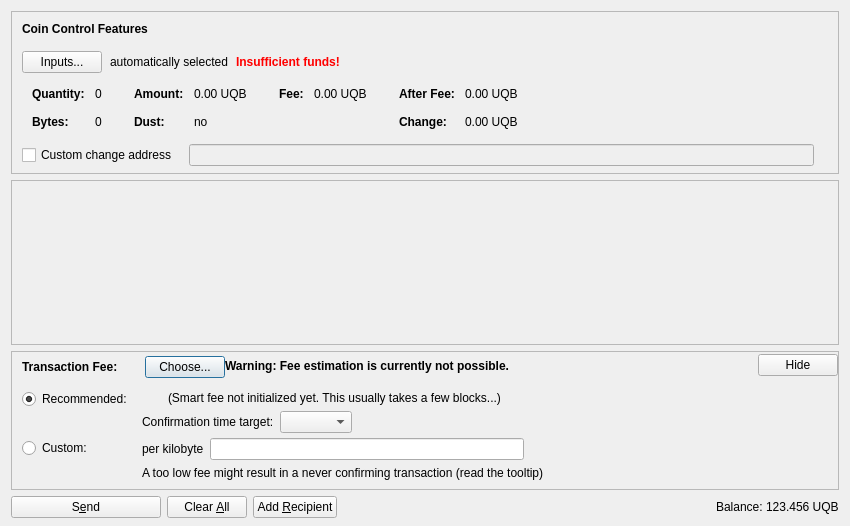
<?xml version="1.0" encoding="UTF-8"?>
<ui version="4.0">
 <class>SendCoinsDialog</class>
 <widget class="QDialog" name="SendCoinsDialog">
  <property name="geometry">
   <rect>
    <x>0</x>
    <y>0</y>
    <width>850</width>
    <height>526</height>
   </rect>
  </property>
  <property name="windowTitle">
   <string>Send Coins</string>
  </property>
  <layout class="QVBoxLayout" name="verticalLayout" stretch="0,1,0,0">
   <property name="bottomMargin">
    <number>8</number>
   </property>
   <item>
    <widget class="QFrame" name="frameCoinControl">
     <property name="sizePolicy">
      <sizepolicy hsizetype="Expanding" vsizetype="Expanding">
       <horstretch>0</horstretch>
       <verstretch>0</verstretch>
      </sizepolicy>
     </property>
     <property name="maximumSize">
      <size>
       <width>16777215</width>
       <height>16777215</height>
      </size>
     </property>
     <property name="frameShape">
      <enum>QFrame::StyledPanel</enum>
     </property>
     <property name="frameShadow">
      <enum>QFrame::Sunken</enum>
     </property>
     <layout class="QVBoxLayout" name="verticalLayoutCoinControl2">
      <property name="spacing">
       <number>0</number>
      </property>
      <property name="leftMargin">
       <number>0</number>
      </property>
      <property name="topMargin">
       <number>0</number>
      </property>
      <property name="rightMargin">
       <number>0</number>
      </property>
      <property name="bottomMargin">
       <number>6</number>
      </property>
      <item>
       <layout class="QVBoxLayout" name="verticalLayoutCoinControl" stretch="0,0,0,0,1">
        <property name="spacing">
         <number>0</number>
        </property>
        <property name="leftMargin">
         <number>10</number>
        </property>
        <property name="topMargin">
         <number>10</number>
        </property>
        <item>
         <layout class="QHBoxLayout" name="horizontalLayoutCoinControl1">
          <property name="bottomMargin">
           <number>15</number>
          </property>
          <item>
           <widget class="QLabel" name="labelCoinControlFeatures">
            <property name="sizePolicy">
             <sizepolicy hsizetype="Preferred" vsizetype="Maximum">
              <horstretch>0</horstretch>
              <verstretch>0</verstretch>
             </sizepolicy>
            </property>
            <property name="font">
             <font>
              <weight>75</weight>
              <bold>true</bold>
             </font>
            </property>
            <property name="styleSheet">
             <string notr="true">font-weight:bold;</string>
            </property>
            <property name="text">
             <string>Coin Control Features</string>
            </property>
           </widget>
          </item>
         </layout>
        </item>
        <item>
         <layout class="QHBoxLayout" name="horizontalLayoutCoinControl2" stretch="0,0,0,0">
          <property name="spacing">
           <number>8</number>
          </property>
          <property name="bottomMargin">
           <number>10</number>
          </property>
          <item>
           <widget class="QPushButton" name="pushButtonCoinControl">
            <property name="styleSheet">
             <string notr="true"/>
            </property>
            <property name="text">
             <string>Inputs...</string>
            </property>
            <property name="autoDefault">
             <bool>false</bool>
            </property>
           </widget>
          </item>
          <item>
           <widget class="QLabel" name="labelCoinControlAutomaticallySelected">
            <property name="text">
             <string>automatically selected</string>
            </property>
            <property name="margin">
             <number>5</number>
            </property>
           </widget>
          </item>
          <item>
           <widget class="QLabel" name="labelCoinControlInsuffFunds">
            <property name="font">
             <font>
              <weight>75</weight>
              <bold>true</bold>
             </font>
            </property>
            <property name="styleSheet">
             <string notr="true">color:red;font-weight:bold;</string>
            </property>
            <property name="text">
             <string>Insufficient funds!</string>
            </property>
            <property name="margin">
             <number>5</number>
            </property>
           </widget>
          </item>
          <item>
           <spacer name="horizontalSpacerCoinControl">
            <property name="orientation">
             <enum>Qt::Horizontal</enum>
            </property>
            <property name="sizeHint" stdset="0">
             <size>
              <width>40</width>
              <height>1</height>
             </size>
            </property>
           </spacer>
          </item>
         </layout>
        </item>
        <item>
         <widget class="QWidget" name="widgetCoinControl" native="true">
          <property name="sizePolicy">
           <sizepolicy hsizetype="Preferred" vsizetype="Preferred">
            <horstretch>0</horstretch>
            <verstretch>0</verstretch>
           </sizepolicy>
          </property>
          <property name="minimumSize">
           <size>
            <width>0</width>
            <height>0</height>
           </size>
          </property>
          <property name="styleSheet">
           <string notr="true"/>
          </property>
          <layout class="QHBoxLayout" name="horizontalLayoutCoinControl5">
           <property name="leftMargin">
            <number>0</number>
           </property>
           <property name="topMargin">
            <number>0</number>
           </property>
           <property name="rightMargin">
            <number>0</number>
           </property>
           <property name="bottomMargin">
            <number>0</number>
           </property>
           <item>
            <layout class="QHBoxLayout" name="horizontalLayoutCoinControl3" stretch="0,0,0,1">
             <property name="spacing">
              <number>20</number>
             </property>
             <property name="topMargin">
              <number>0</number>
             </property>
             <property name="bottomMargin">
              <number>10</number>
             </property>
             <item>
              <layout class="QFormLayout" name="formLayoutCoinControl1">
               <property name="horizontalSpacing">
                <number>10</number>
               </property>
               <property name="verticalSpacing">
                <number>14</number>
               </property>
               <property name="leftMargin">
                <number>10</number>
               </property>
               <property name="topMargin">
                <number>4</number>
               </property>
               <property name="rightMargin">
                <number>6</number>
               </property>
               <item row="0" column="0">
                <widget class="QLabel" name="labelCoinControlQuantityText">
                 <property name="font">
                  <font>
                   <weight>75</weight>
                   <bold>true</bold>
                  </font>
                 </property>
                 <property name="text">
                  <string>Quantity:</string>
                 </property>
                 <property name="margin">
                  <number>0</number>
                 </property>
                </widget>
               </item>
               <item row="0" column="1">
                <widget class="QLabel" name="labelCoinControlQuantity">
                 <property name="cursor">
                  <cursorShape>IBeamCursor</cursorShape>
                 </property>
                 <property name="contextMenuPolicy">
                  <enum>Qt::ActionsContextMenu</enum>
                 </property>
                 <property name="text">
                  <string notr="true">0</string>
                 </property>
                 <property name="margin">
                  <number>0</number>
                 </property>
                 <property name="textInteractionFlags">
                  <set>Qt::LinksAccessibleByMouse|Qt::TextSelectableByKeyboard|Qt::TextSelectableByMouse</set>
                 </property>
                </widget>
               </item>
               <item row="1" column="0">
                <widget class="QLabel" name="labelCoinControlBytesText">
                 <property name="font">
                  <font>
                   <weight>75</weight>
                   <bold>true</bold>
                  </font>
                 </property>
                 <property name="text">
                  <string>Bytes:</string>
                 </property>
                </widget>
               </item>
               <item row="1" column="1">
                <widget class="QLabel" name="labelCoinControlBytes">
                 <property name="cursor">
                  <cursorShape>IBeamCursor</cursorShape>
                 </property>
                 <property name="contextMenuPolicy">
                  <enum>Qt::ActionsContextMenu</enum>
                 </property>
                 <property name="text">
                  <string notr="true">0</string>
                 </property>
                 <property name="textInteractionFlags">
                  <set>Qt::LinksAccessibleByMouse|Qt::TextSelectableByKeyboard|Qt::TextSelectableByMouse</set>
                 </property>
                </widget>
               </item>
              </layout>
             </item>
             <item>
              <layout class="QFormLayout" name="formLayoutCoinControl2">
               <property name="horizontalSpacing">
                <number>10</number>
               </property>
               <property name="verticalSpacing">
                <number>14</number>
               </property>
               <property name="leftMargin">
                <number>6</number>
               </property>
               <property name="topMargin">
                <number>4</number>
               </property>
               <property name="rightMargin">
                <number>6</number>
               </property>
               <item row="0" column="0">
                <widget class="QLabel" name="labelCoinControlAmountText">
                 <property name="font">
                  <font>
                   <weight>75</weight>
                   <bold>true</bold>
                  </font>
                 </property>
                 <property name="text">
                  <string>Amount:</string>
                 </property>
                 <property name="margin">
                  <number>0</number>
                 </property>
                </widget>
               </item>
               <item row="0" column="1">
                <widget class="QLabel" name="labelCoinControlAmount">
                 <property name="cursor">
                  <cursorShape>IBeamCursor</cursorShape>
                 </property>
                 <property name="contextMenuPolicy">
                  <enum>Qt::ActionsContextMenu</enum>
                 </property>
                 <property name="text">
                  <string notr="true">0.00 UQB</string>
                 </property>
                 <property name="textInteractionFlags">
                  <set>Qt::LinksAccessibleByMouse|Qt::TextSelectableByKeyboard|Qt::TextSelectableByMouse</set>
                 </property>
                </widget>
               </item>
               <item row="1" column="0">
                <widget class="QLabel" name="labelCoinControlLowOutputText">
                 <property name="font">
                  <font>
                   <weight>75</weight>
                   <bold>true</bold>
                  </font>
                 </property>
                 <property name="text">
                  <string>Dust:</string>
                 </property>
                </widget>
               </item>
               <item row="1" column="1">
                <widget class="QLabel" name="labelCoinControlLowOutput">
                 <property name="cursor">
                  <cursorShape>IBeamCursor</cursorShape>
                 </property>
                 <property name="contextMenuPolicy">
                  <enum>Qt::ActionsContextMenu</enum>
                 </property>
                 <property name="text">
                  <string notr="true">no</string>
                 </property>
                 <property name="textInteractionFlags">
                  <set>Qt::LinksAccessibleByMouse|Qt::TextSelectableByKeyboard|Qt::TextSelectableByMouse</set>
                 </property>
                </widget>
               </item>
              </layout>
             </item>
             <item>
              <layout class="QFormLayout" name="formLayoutCoinControl3">
               <property name="horizontalSpacing">
                <number>10</number>
               </property>
               <property name="verticalSpacing">
                <number>14</number>
               </property>
               <property name="leftMargin">
                <number>6</number>
               </property>
               <property name="topMargin">
                <number>4</number>
               </property>
               <property name="rightMargin">
                <number>6</number>
               </property>
               <item row="0" column="0">
                <widget class="QLabel" name="labelCoinControlFeeText">
                 <property name="font">
                  <font>
                   <weight>75</weight>
                   <bold>true</bold>
                  </font>
                 </property>
                 <property name="text">
                  <string>Fee:</string>
                 </property>
                 <property name="margin">
                  <number>0</number>
                 </property>
                </widget>
               </item>
               <item row="0" column="1">
                <widget class="QLabel" name="labelCoinControlFee">
                 <property name="cursor">
                  <cursorShape>IBeamCursor</cursorShape>
                 </property>
                 <property name="contextMenuPolicy">
                  <enum>Qt::ActionsContextMenu</enum>
                 </property>
                 <property name="text">
                  <string notr="true">0.00 UQB</string>
                 </property>
                 <property name="textInteractionFlags">
                  <set>Qt::LinksAccessibleByMouse|Qt::TextSelectableByKeyboard|Qt::TextSelectableByMouse</set>
                 </property>
                </widget>
               </item>
              </layout>
             </item>
             <item>
              <layout class="QFormLayout" name="formLayoutCoinControl4">
               <property name="horizontalSpacing">
                <number>10</number>
               </property>
               <property name="verticalSpacing">
                <number>14</number>
               </property>
               <property name="leftMargin">
                <number>6</number>
               </property>
               <property name="topMargin">
                <number>4</number>
               </property>
               <property name="rightMargin">
                <number>6</number>
               </property>
               <item row="0" column="0">
                <widget class="QLabel" name="labelCoinControlAfterFeeText">
                 <property name="font">
                  <font>
                   <weight>75</weight>
                   <bold>true</bold>
                  </font>
                 </property>
                 <property name="text">
                  <string>After Fee:</string>
                 </property>
                 <property name="margin">
                  <number>0</number>
                 </property>
                </widget>
               </item>
               <item row="0" column="1">
                <widget class="QLabel" name="labelCoinControlAfterFee">
                 <property name="cursor">
                  <cursorShape>IBeamCursor</cursorShape>
                 </property>
                 <property name="contextMenuPolicy">
                  <enum>Qt::ActionsContextMenu</enum>
                 </property>
                 <property name="text">
                  <string notr="true">0.00 UQB</string>
                 </property>
                 <property name="textInteractionFlags">
                  <set>Qt::LinksAccessibleByMouse|Qt::TextSelectableByKeyboard|Qt::TextSelectableByMouse</set>
                 </property>
                </widget>
               </item>
               <item row="1" column="0">
                <widget class="QLabel" name="labelCoinControlChangeText">
                 <property name="font">
                  <font>
                   <weight>75</weight>
                   <bold>true</bold>
                  </font>
                 </property>
                 <property name="text">
                  <string>Change:</string>
                 </property>
                </widget>
               </item>
               <item row="1" column="1">
                <widget class="QLabel" name="labelCoinControlChange">
                 <property name="cursor">
                  <cursorShape>IBeamCursor</cursorShape>
                 </property>
                 <property name="contextMenuPolicy">
                  <enum>Qt::ActionsContextMenu</enum>
                 </property>
                 <property name="text">
                  <string notr="true">0.00 UQB</string>
                 </property>
                 <property name="textInteractionFlags">
                  <set>Qt::LinksAccessibleByMouse|Qt::TextSelectableByKeyboard|Qt::TextSelectableByMouse</set>
                 </property>
                </widget>
               </item>
              </layout>
             </item>
            </layout>
           </item>
          </layout>
         </widget>
        </item>
        <item>
         <layout class="QHBoxLayout" name="horizontalLayoutCoinControl4" stretch="0,0,0">
          <property name="spacing">
           <number>12</number>
          </property>
          <property name="sizeConstraint">
           <enum>QLayout::SetDefaultConstraint</enum>
          </property>
          <property name="topMargin">
           <number>5</number>
          </property>
          <property name="rightMargin">
           <number>5</number>
          </property>
          <item>
           <widget class="QCheckBox" name="checkBoxCoinControlChange">
            <property name="toolTip">
             <string>If this is activated, but the change address is empty or invalid, change will be sent to a newly generated address.</string>
            </property>
            <property name="text">
             <string>Custom change address</string>
            </property>
           </widget>
          </item>
          <item>
           <widget class="QValidatedLineEdit" name="lineEditCoinControlChange">
            <property name="enabled">
             <bool>false</bool>
            </property>
            <property name="sizePolicy">
             <sizepolicy hsizetype="Expanding" vsizetype="Fixed">
              <horstretch>0</horstretch>
              <verstretch>0</verstretch>
             </sizepolicy>
            </property>
           </widget>
          </item>
          <item>
           <widget class="QLabel" name="labelCoinControlChangeLabel">
            <property name="sizePolicy">
             <sizepolicy hsizetype="Preferred" vsizetype="Expanding">
              <horstretch>0</horstretch>
              <verstretch>0</verstretch>
             </sizepolicy>
            </property>
            <property name="minimumSize">
             <size>
              <width>0</width>
              <height>0</height>
             </size>
            </property>
            <property name="text">
             <string/>
            </property>
            <property name="margin">
             <number>3</number>
            </property>
           </widget>
          </item>
         </layout>
        </item>
        <item>
         <spacer name="verticalSpacerCoinControl">
          <property name="orientation">
           <enum>Qt::Vertical</enum>
          </property>
          <property name="sizeHint" stdset="0">
           <size>
            <width>800</width>
            <height>1</height>
           </size>
          </property>
         </spacer>
        </item>
       </layout>
      </item>
     </layout>
    </widget>
   </item>
   <item>
    <widget class="QScrollArea" name="scrollArea">
     <property name="widgetResizable">
      <bool>true</bool>
     </property>
     <widget class="QWidget" name="scrollAreaWidgetContents">
      <property name="geometry">
       <rect>
        <x>0</x>
        <y>0</y>
        <width>830</width>
        <height>104</height>
       </rect>
      </property>
      <layout class="QVBoxLayout" name="verticalLayout_2" stretch="0,1">
       <property name="leftMargin">
        <number>0</number>
       </property>
       <property name="topMargin">
        <number>0</number>
       </property>
       <property name="rightMargin">
        <number>0</number>
       </property>
       <property name="bottomMargin">
        <number>0</number>
       </property>
       <item>
        <layout class="QVBoxLayout" name="entries">
         <property name="spacing">
          <number>6</number>
         </property>
        </layout>
       </item>
       <item>
        <spacer name="verticalSpacer">
         <property name="orientation">
          <enum>Qt::Vertical</enum>
         </property>
         <property name="sizeHint" stdset="0">
          <size>
           <width>20</width>
           <height>40</height>
          </size>
         </property>
        </spacer>
       </item>
      </layout>
     </widget>
    </widget>
   </item>
   <item>
    <widget class="QFrame" name="frameFee">
     <property name="sizePolicy">
      <sizepolicy hsizetype="Expanding" vsizetype="Expanding">
       <horstretch>0</horstretch>
       <verstretch>0</verstretch>
      </sizepolicy>
     </property>
     <property name="maximumSize">
      <size>
       <width>16777215</width>
       <height>16777215</height>
      </size>
     </property>
     <property name="frameShape">
      <enum>QFrame::StyledPanel</enum>
     </property>
     <property name="frameShadow">
      <enum>QFrame::Sunken</enum>
     </property>
     <layout class="QVBoxLayout" name="verticalLayoutFee1">
      <property name="spacing">
       <number>0</number>
      </property>
      <property name="leftMargin">
       <number>0</number>
      </property>
      <property name="topMargin">
       <number>0</number>
      </property>
      <property name="rightMargin">
       <number>0</number>
      </property>
      <property name="bottomMargin">
       <number>0</number>
      </property>
      <item>
       <layout class="QVBoxLayout" name="verticalLayoutFee2" stretch="0,0,0">
        <property name="spacing">
         <number>0</number>
        </property>
        <property name="leftMargin">
         <number>10</number>
        </property>
        <property name="topMargin">
         <number>0</number>
        </property>
        <item>
         <layout class="QHBoxLayout" name="horizontalLayoutFee1">
          <property name="bottomMargin">
           <number>0</number>
          </property>
          <item>
           <layout class="QVBoxLayout" name="verticalLayoutFee7">
            <property name="spacing">
             <number>0</number>
            </property>
            <item>
             <spacer name="verticalSpacerSmartFee">
              <property name="orientation">
               <enum>Qt::Vertical</enum>
              </property>
              <property name="sizeType">
               <enum>QSizePolicy::Fixed</enum>
              </property>
              <property name="sizeHint" stdset="0">
               <size>
                <width>1</width>
                <height>4</height>
               </size>
              </property>
             </spacer>
            </item>
            <item>
             <layout class="QHBoxLayout" name="horizontalLayoutSmartFee">
              <property name="spacing">
               <number>10</number>
              </property>
              <item>
               <widget class="QLabel" name="labelFeeHeadline">
                <property name="sizePolicy">
                 <sizepolicy hsizetype="Preferred" vsizetype="Maximum">
                  <horstretch>0</horstretch>
                  <verstretch>0</verstretch>
                 </sizepolicy>
                </property>
                <property name="font">
                 <font>
                  <weight>75</weight>
                  <bold>true</bold>
                 </font>
                </property>
                <property name="styleSheet">
                 <string notr="true">font-weight:bold;</string>
                </property>
                <property name="text">
                 <string>Transaction Fee:</string>
                </property>
               </widget>
              </item>
              <item>
               <widget class="QLabel" name="labelFeeMinimized">
                <property name="text">
                 <string/>
                </property>
               </widget>
              </item>
              <item>
               <widget class="QPushButton" name="buttonChooseFee">
                <property name="text">
                 <string>Choose...</string>
                </property>
               </widget>
              </item>
             </layout>
            </item>
            <item>
             <spacer name="verticalSpacer_5">
              <property name="orientation">
               <enum>Qt::Vertical</enum>
              </property>
              <property name="sizeHint" stdset="0">
               <size>
                <width>1</width>
                <height>1</height>
               </size>
              </property>
             </spacer>
            </item>
           </layout>
          </item>
          <item>
           <widget class="QLabel" name="fallbackFeeWarningLabel">
            <property name="toolTip">
             <string>Using the fallbackfee can result in sending a transaction that will take several hours or days (or never) to confirm. Consider choosing your fee manually or wait until you have validated the complete chain.</string>
            </property>
            <property name="font">
            <font>
                <weight>75</weight>
                <bold>true</bold>
            </font>
            </property>
            <property name="text">
             <string>Warning: Fee estimation is currently not possible.</string>
            </property>
            <property name="wordWrap">
             <bool>false</bool>
            </property>
           </widget>
          </item>
          <item>
           <spacer name="horizontalSpacer_4">
            <property name="orientation">
             <enum>Qt::Horizontal</enum>
            </property>
            <property name="sizeType">
             <enum>QSizePolicy::MinimumExpanding</enum>
            </property>
            <property name="sizeHint" stdset="0">
             <size>
              <width>40</width>
              <height>20</height>
             </size>
            </property>
           </spacer>
          </item>
          <item>
           <widget class="QPushButton" name="buttonMinimizeFee">
            <property name="toolTip">
             <string>collapse fee-settings</string>
            </property>
            <property name="text">
             <string>Hide</string>
            </property>
           </widget>
          </item>
         </layout>
        </item>
        <item>
         <widget class="QFrame" name="frameFeeSelection">
          <layout class="QVBoxLayout" name="verticalLayoutFee12">
           <property name="spacing">
            <number>0</number>
           </property>
           <property name="leftMargin">
            <number>0</number>
           </property>
           <property name="topMargin">
            <number>0</number>
           </property>
           <property name="rightMargin">
            <number>0</number>
           </property>
           <property name="bottomMargin">
            <number>0</number>
           </property>
           <item>
            <layout class="QGridLayout" name="gridLayoutFee">
             <property name="topMargin">
              <number>10</number>
             </property>
             <property name="bottomMargin">
              <number>4</number>
             </property>
             <property name="horizontalSpacing">
              <number>10</number>
             </property>
             <property name="verticalSpacing">
              <number>4</number>
             </property>
             <item row="1" column="1">
              <layout class="QVBoxLayout" name="verticalLayoutFee8">
               <property name="spacing">
                <number>6</number>
               </property>
               <item>
                <layout class="QHBoxLayout" name="horizontalLayoutFee13">
                 <item>
                  <widget class="QLabel" name="labelCustomPerKilobyte">
                   <property name="toolTip">
                    <string>Specify a custom fee per kB (1,000 bytes) of the transaction's virtual size.

Note:  Since the fee is calculated on a per-byte basis, a fee of "100 satoshis per kB" for a transaction size of 500 bytes (half of 1 kB) would ultimately yield a fee of only 50 satoshis.</string>
                   </property>
                   <property name="text">
                    <string>per kilobyte</string>
                   </property>
                  </widget>
                 </item>
                 <item>
                  <widget class="BitcoinAmountField" name="customFee"/>
                 </item>
                 <item>
                  <spacer name="horizontalSpacer_6">
                   <property name="orientation">
                    <enum>Qt::Horizontal</enum>
                   </property>
                   <property name="sizeHint" stdset="0">
                    <size>
                     <width>1</width>
                     <height>1</height>
                    </size>
                   </property>
                  </spacer>
                 </item>
                </layout>
               </item>
               <item>
                <layout class="QHBoxLayout" name="horizontalLayoutFee8">
                 <item>
                  <widget class="QLabel" name="labelCustomFeeWarning">
                   <property name="enabled">
                    <bool>true</bool>
                   </property>
                   <property name="toolTip">
                    <string>When there is less transaction volume than space in the blocks, miners as well as relaying nodes may enforce a minimum fee. Paying only this minimum fee is just fine, but be aware that this can result in a never confirming transaction once there is more demand for ubiquitium transactions than the network can process.</string>
                   </property>
                   <property name="text">
                    <string>A too low fee might result in a never confirming transaction (read the tooltip)</string>
                   </property>
                  </widget>
                 </item>
                 <item>
                  <spacer name="horizontalSpacer_2">
                   <property name="orientation">
                    <enum>Qt::Horizontal</enum>
                   </property>
                   <property name="sizeHint" stdset="0">
                    <size>
                     <width>1</width>
                     <height>1</height>
                    </size>
                   </property>
                  </spacer>
                 </item>
                </layout>
               </item>
              </layout>
             </item>
             <item row="0" column="0">
              <layout class="QVBoxLayout" name="verticalLayoutFee4" stretch="0,1">
               <item>
                <widget class="QRadioButton" name="radioSmartFee">
                 <property name="text">
                  <string>Recommended:</string>
                 </property>
                 <property name="checked">
                  <bool>true</bool>
                 </property>
                 <attribute name="buttonGroup">
                  <string notr="true">groupFee</string>
                 </attribute>
                </widget>
               </item>
               <item>
                <spacer name="verticalSpacer_2">
                 <property name="orientation">
                  <enum>Qt::Vertical</enum>
                 </property>
                 <property name="sizeHint" stdset="0">
                  <size>
                   <width>1</width>
                   <height>1</height>
                  </size>
                 </property>
                </spacer>
               </item>
              </layout>
             </item>
             <item row="1" column="0">
              <layout class="QVBoxLayout" name="verticalLayoutFee9" stretch="0,1">
               <item>
                <widget class="QRadioButton" name="radioCustomFee">
                 <property name="text">
                  <string>Custom:</string>
                 </property>
                 <attribute name="buttonGroup">
                  <string notr="true">groupFee</string>
                 </attribute>
                </widget>
               </item>
               <item>
                <spacer name="verticalSpacer_6">
                 <property name="orientation">
                  <enum>Qt::Vertical</enum>
                 </property>
                 <property name="sizeHint" stdset="0">
                  <size>
                   <width>1</width>
                   <height>1</height>
                  </size>
                 </property>
                </spacer>
               </item>
              </layout>
             </item>
             <item row="0" column="1">
              <layout class="QVBoxLayout" name="verticalLayoutFee3" stretch="0,0,1">
               <property name="spacing">
                <number>6</number>
               </property>
               <property name="topMargin">
                <number>2</number>
               </property>
               <item>
                <layout class="QHBoxLayout" name="horizontalLayoutFee12">
                 <item>
                  <widget class="QLabel" name="labelSmartFee">
                   <property name="text">
                    <string/>
                   </property>
                  </widget>
                 </item>
                 <item>
                  <widget class="QLabel" name="labelFeeEstimation">
                   <property name="text">
                    <string/>
                   </property>
                  </widget>
                 </item>
                 <item>
                  <widget class="QLabel" name="labelSmartFee2">
                   <property name="text">
                    <string>(Smart fee not initialized yet. This usually takes a few blocks...)</string>
                   </property>
                  </widget>
                 </item>
                 <item>
                  <spacer name="horizontalSpacer_5">
                   <property name="orientation">
                    <enum>Qt::Horizontal</enum>
                   </property>
                   <property name="sizeHint" stdset="0">
                    <size>
                     <width>1</width>
                     <height>1</height>
                    </size>
                   </property>
                  </spacer>
                 </item>
                </layout>
               </item>
               <item>
                <layout class="QHBoxLayout" name="horizontalLayoutFee9">
                 <item>
                  <layout class="QVBoxLayout" name="verticalLayoutFee6">
                   <item>
                    <widget class="QLabel" name="labelSmartFee3">
                     <property name="text">
                      <string>Confirmation time target:</string>
                     </property>
                    </widget>
                   </item>
                  </layout>
                 </item>
                 <item>
                  <layout class="QVBoxLayout" name="verticalLayoutFee5">
                   <property name="rightMargin">
                    <number>30</number>
                   </property>
                   <item>
                    <layout class="QHBoxLayout" name="horizontalLayoutConfTarget">
                     <property name="bottomMargin">
                      <number>0</number>
                     </property>
                     <item>
                      <widget class="QComboBox" name="confTargetSelector"/>
                     </item>
                     <item>
                      <spacer name="horizontalSpacerConfTarget">
                       <property name="orientation">
                        <enum>Qt::Horizontal</enum>
                       </property>
                       <property name="sizeHint" stdset="0">
                        <size>
                         <width>40</width>
                         <height>20</height>
                        </size>
                       </property>
                      </spacer>
                     </item>
                    </layout>
                   </item>
                  </layout>
                 </item>
                </layout>
               </item>
               <item>
                <spacer name="verticalSpacer_4">
                 <property name="orientation">
                  <enum>Qt::Vertical</enum>
                 </property>
                 <property name="sizeHint" stdset="0">
                  <size>
                   <width>1</width>
                   <height>1</height>
                  </size>
                 </property>
                </spacer>
               </item>
              </layout>
             </item>
            </layout>
           </item>
          </layout>
         </widget>
        </item>
        <item>
         <spacer name="verticalSpacerFee">
          <property name="orientation">
           <enum>Qt::Vertical</enum>
          </property>
          <property name="sizeHint" stdset="0">
           <size>
            <width>40</width>
            <height>5</height>
           </size>
          </property>
         </spacer>
        </item>
       </layout>
      </item>
     </layout>
    </widget>
   </item>
   <item>
    <layout class="QHBoxLayout" name="horizontalLayout">
     <item>
      <widget class="QPushButton" name="sendButton">
       <property name="minimumSize">
        <size>
         <width>150</width>
         <height>0</height>
        </size>
       </property>
       <property name="toolTip">
        <string>Confirm the send action</string>
       </property>
       <property name="text">
        <string>S&amp;end</string>
       </property>
       <property name="icon">
        <iconset resource="../bitcoin.qrc">
         <normaloff>:/icons/send</normaloff>:/icons/send</iconset>
       </property>
       <property name="autoDefault">
        <bool>false</bool>
       </property>
       <property name="default">
        <bool>false</bool>
       </property>
      </widget>
     </item>
     <item>
      <widget class="QPushButton" name="clearButton">
       <property name="sizePolicy">
        <sizepolicy hsizetype="Minimum" vsizetype="Fixed">
         <horstretch>0</horstretch>
         <verstretch>0</verstretch>
        </sizepolicy>
       </property>
       <property name="toolTip">
        <string>Clear all fields of the form.</string>
       </property>
       <property name="text">
        <string>Clear &amp;All</string>
       </property>
       <property name="icon">
        <iconset resource="../bitcoin.qrc">
         <normaloff>:/icons/remove</normaloff>:/icons/remove</iconset>
       </property>
       <property name="autoDefault">
        <bool>false</bool>
       </property>
      </widget>
     </item>
     <item>
      <widget class="QPushButton" name="addButton">
       <property name="toolTip">
        <string>Send to multiple recipients at once</string>
       </property>
       <property name="text">
        <string>Add &amp;Recipient</string>
       </property>
       <property name="icon">
        <iconset resource="../bitcoin.qrc">
         <normaloff>:/icons/add</normaloff>:/icons/add</iconset>
       </property>
       <property name="autoDefault">
        <bool>false</bool>
       </property>
      </widget>
     </item>
     <item>
      <spacer name="horizontalSpacer">
       <property name="orientation">
        <enum>Qt::Horizontal</enum>
       </property>
       <property name="sizeHint" stdset="0">
        <size>
         <width>40</width>
         <height>20</height>
        </size>
       </property>
      </spacer>
     </item>
     <item>
      <layout class="QHBoxLayout" name="horizontalLayout_2">
       <property name="spacing">
        <number>3</number>
       </property>
       <item>
        <widget class="QLabel" name="label">
         <property name="sizePolicy">
          <sizepolicy hsizetype="Preferred" vsizetype="Fixed">
           <horstretch>0</horstretch>
           <verstretch>0</verstretch>
          </sizepolicy>
         </property>
         <property name="text">
          <string>Balance:</string>
         </property>
        </widget>
       </item>
       <item>
        <widget class="QLabel" name="labelBalance">
         <property name="sizePolicy">
          <sizepolicy hsizetype="Preferred" vsizetype="Fixed">
           <horstretch>0</horstretch>
           <verstretch>0</verstretch>
          </sizepolicy>
         </property>
         <property name="cursor">
          <cursorShape>IBeamCursor</cursorShape>
         </property>
         <property name="text">
          <string notr="true">123.456 UQB</string>
         </property>
         <property name="textInteractionFlags">
          <set>Qt::LinksAccessibleByMouse|Qt::TextSelectableByKeyboard|Qt::TextSelectableByMouse</set>
         </property>
        </widget>
       </item>
      </layout>
     </item>
    </layout>
   </item>
  </layout>
 </widget>
 <customwidgets>
  <customwidget>
   <class>QValidatedLineEdit</class>
   <extends>QLineEdit</extends>
   <header>qt/qvalidatedlineedit.h</header>
  </customwidget>
  <customwidget>
   <class>BitcoinAmountField</class>
   <extends>QLineEdit</extends>
   <header>qt/bitcoinamountfield.h</header>
   <container>1</container>
  </customwidget>
 </customwidgets>
 <resources>
  <include location="../bitcoin.qrc"/>
 </resources>
 <connections/>
 <buttongroups>
  <buttongroup name="groupFee"/>
 </buttongroups>
</ui>
